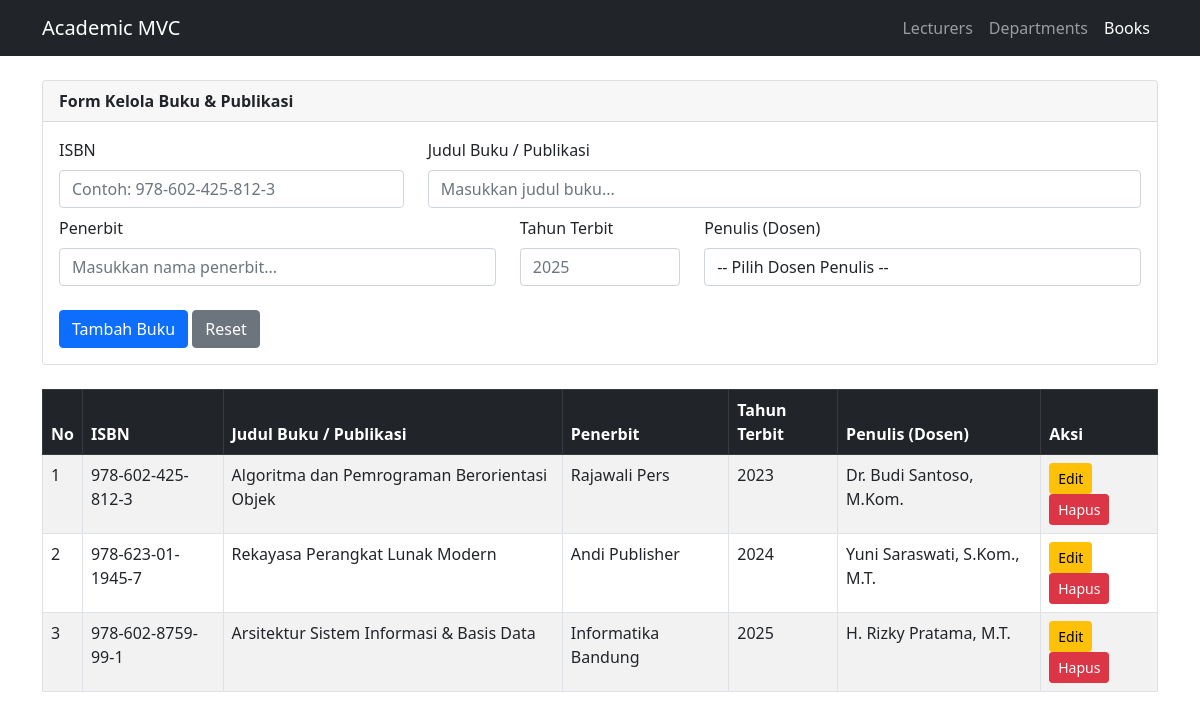
Page /Code/index.php?page=books on the committed database.
### tables this page shows
CREATE TABLE books (
    id INT AUTO_INCREMENT PRIMARY KEY,
    isbn VARCHAR(30) NOT NULL,
    book_title VARCHAR(150) NOT NULL,
    publisher VARCHAR(100) NOT NULL,
    publish_year INT NOT NULL,
    lecturer_id INT,
    FOREIGN KEY (lecturer_id) REFERENCES lecturers(id) ON DELETE CASCADE
);

CREATE TABLE lecturers (
    id INT AUTO_INCREMENT PRIMARY KEY,
    name VARCHAR(100) NOT NULL,
    nip VARCHAR(20) NOT NULL,
    phone VARCHAR(20) NOT NULL,
    email VARCHAR(100) NOT NULL,         
    join_date DATE NOT NULL,
    department_id INT,                    
    FOREIGN KEY (department_id) REFERENCES departments(id) ON DELETE SET NULL
);

### Code/controllers/BookController.php (called while the page is built, shortened)
<?php
require_once 'models/Book.php';
class BookController {
    private $bookModel;
    public function __construct() {
        $db = (new Database())->getConnection();
        $this->bookModel = new Book($db);
    }
    public function index() {
        $editData = null;
        $result = $this->bookModel->getAll();
        include 'views/books/index.php';
    }
}

### Code/models/Book.php (called while the page is built, shortened)
<?php
class Book {
    private $conn;
    public function __construct($db) { $this->conn = $db; }
    public function getAll() {
        $sql = "SELECT books.*, lecturers.name AS lecturer_name
                FROM books
                LEFT JOIN lecturers ON books.lecturer_id = lecturers.id";
        return $this->conn->query($sql);
    }
}

### Code/views/books/index.php (the view, shortened to what this page needs)
<?php include 'views/layout/header.php';  ?>
<div class="container">
    <div class="card mb-4">
        <div class="card-header fw-bold">
            <?= $editData ? 'Edit Data Buku & Publikasi' : 'Form Kelola Buku & Publikasi' ?>
        </div>
        <div class="card-body">
            <form action="index.php?page=books&action=<?= $editData ? 'edit' : 'create' ?>" method="POST">
                <div class="row mb-3">
                    <div class="col-md-4 mb-2">
                        <label class="form-label">ISBN</label>
                        <input type="text" name="isbn" class="form-control" value="<?= htmlspecialchars($editData['isbn'] ?? '') ?>" placeholder="Contoh: 978-602-425-812-3" required>
                    </div>
                    <div class="col-md-8 mb-2">
                        <label class="form-label">Judul Buku / Publikasi</label>
                        <input type="text" name="book_title" class="form-control" value="<?= htmlspecialchars($editData['book_title'] ?? '') ?>" placeholder="Masukkan judul buku..." required>
                    </div>
                    <div class="col-md-5 mb-2">
                        <label class="form-label">Penerbit</label>
                        <input type="text" name="publisher" class="form-control" value="<?= htmlspecialchars($editData['publisher'] ?? '') ?>" placeholder="Masukkan nama penerbit..." required>
                    </div>
                    <div class="col-md-2 mb-2">
                        <label class="form-label">Tahun Terbit</label>
                        <input type="number" name="publish_year" class="form-control" value="<?= htmlspecialchars($editData['publish_year'] ?? '') ?>" min="1990" max="2099" placeholder="2025" required>
                    </div>
                    <div class="col-md-5 mb-2">
                        <label class="form-label">Penulis (Dosen)</label>
                        <select name="lecturer_id" class="form-control" required>
                            <option value="">-- Pilih Dosen Penulis --</option>
                        </select>
                    </div>
                </div>
                <button type="submit" class="btn btn-primary">
                    <?= $editData ? 'Update Buku' : 'Tambah Buku' ?>
                </button>
                <a href="index.php?page=books" class="btn btn-secondary">Reset</a>
            </form>
        </div>
    </div>
    <table class="table table-bordered table-striped">
        <thead class="table-dark">
            <tr>
                <th>No</th>
                <th>ISBN</th>
                <th>Judul Buku / Publikasi</th>
                <th>Penerbit</th>
                <th>Tahun Terbit</th>
                <th>Penulis (Dosen)</th>
                <th>Aksi</th>
            </tr>
        </thead>
        <tbody>
            <?php $no = 1; while ($row = $result->fetch_assoc()):  ?>
            <tr>
                <td><?= $no++ ?></td>
                <td><?= htmlspecialchars($row['isbn']) ?></td>
                <td><?= htmlspecialchars($row['book_title']) ?></td>
                <td><?= htmlspecialchars($row['publisher']) ?></td>
                <td><?= htmlspecialchars($row['publish_year']) ?></td>
                <td><?= htmlspecialchars($row['lecturer_name'] ?? '-') ?></td>
                <td>
                    <a href="index.php?page=books&edit_id=<?= $row['id'] ?>" class="btn btn-warning btn-sm">Edit</a>
                    <a href="index.php?page=books&action=delete&id=<?= $row['id'] ?>" class="btn btn-danger btn-sm" onclick="return confirm('Yakin ingin menghapus data ini?')">Hapus</a>
                </td>
            </tr>
            <?php endwhile; ?>
        </tbody>
    </table>
</div>
<?php include 'views/layout/footer.php';  ?>

### rows in the picture
books: isbn "978-602-425-812-3", book_title "Algoritma dan Pemrograman Berorientasi Objek", publisher "Rajawali Pers", publish_year "2023", lecturer.name "Dr. Budi Santoso, M.Kom."
books: isbn "978-623-01-1945-7", book_title "Rekayasa Perangkat Lunak Modern", publisher "Andi Publisher", publish_year "2024", lecturer.name "Yuni Saraswati, S.Kom., M.T."
books: isbn "978-602-8759-99-1", book_title "Arsitektur Sistem Informasi & Basis Data", publisher "Informatika Bandung", publish_year "2025", lecturer.name "H. Rizky Pratama, M.T."
